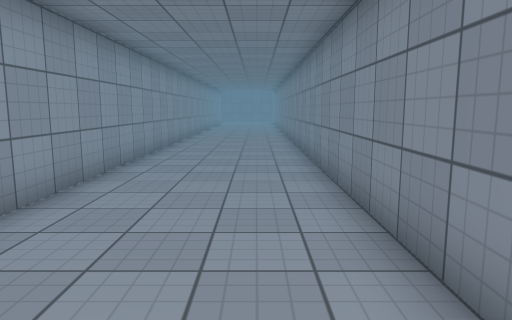
view 1 (above)

24 first-person views from a walk through a 3-D level made in the Unity game engine. The camera is 1.4 m above the floor, tilts 8° down and sees 70° across. The floor is counted in squares, 1 m on a side. Each view is taken from the middle of a square. On the plan, view 1 faces up. The plan holds only what a view shows up to about 16 squares ahead; the rest is blank. The place goes on beyond the plan. The player character is not drawn. Surface patterns are stand-ins for the level's own textures.

view 2
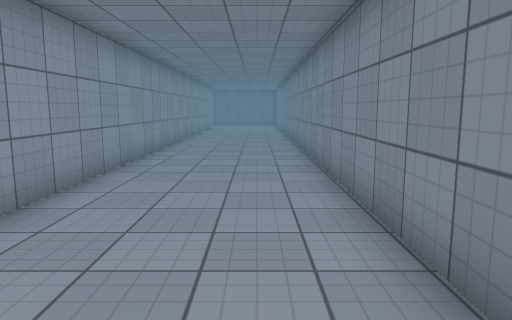

view 3
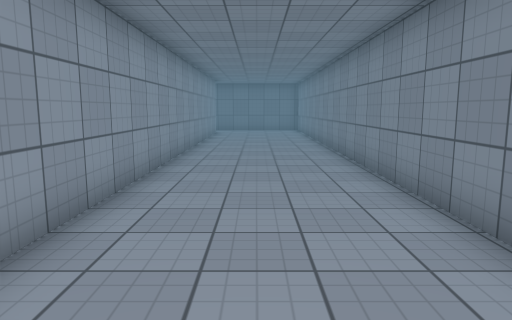

view 4
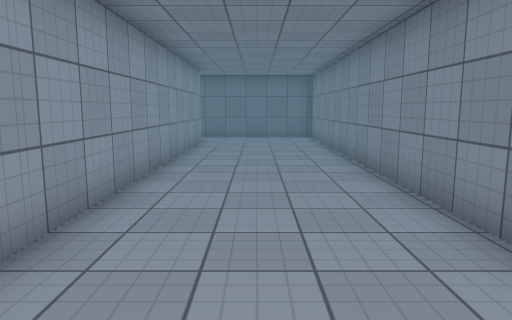

view 5
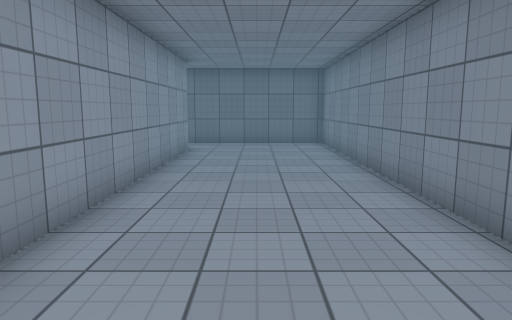

view 6
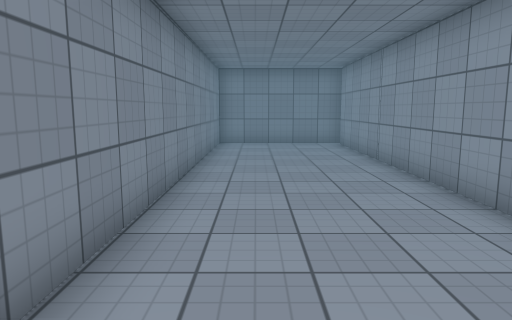

view 7
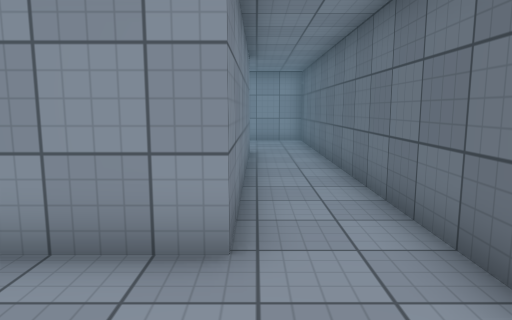

view 8
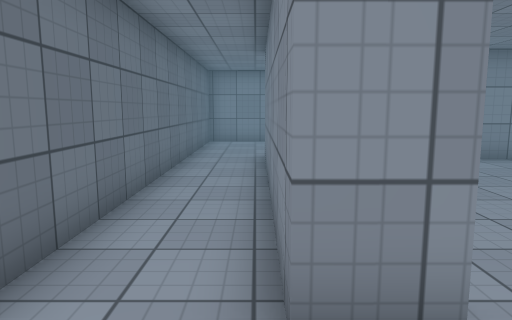

view 9
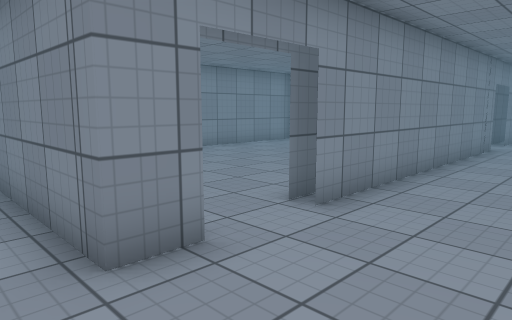

view 10
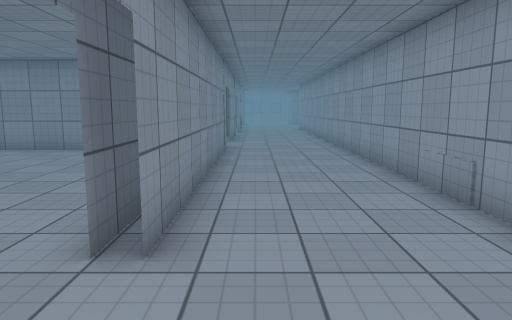

view 11
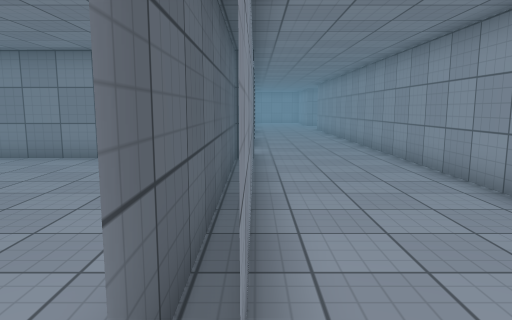

view 12
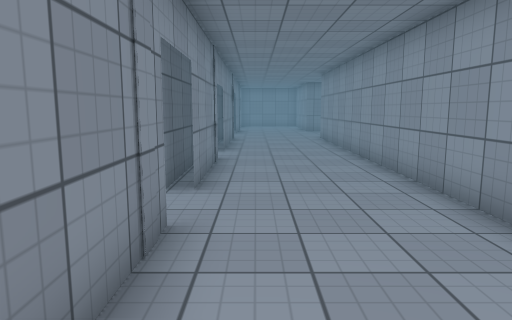

view 13
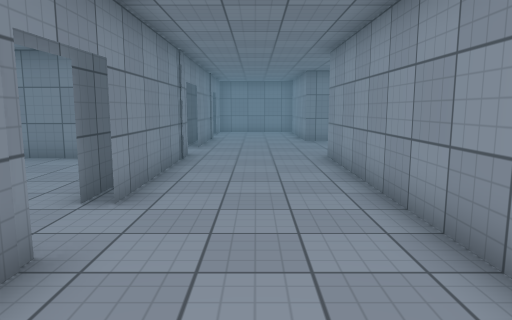

view 14
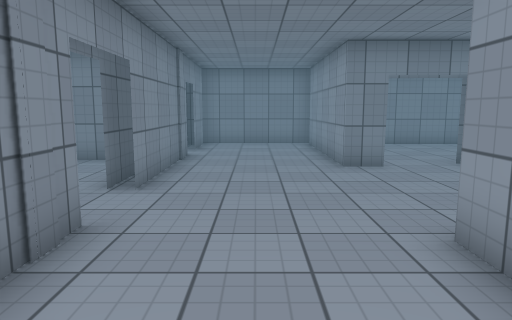

view 15
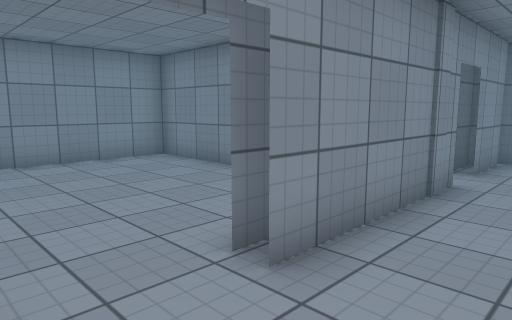

view 16
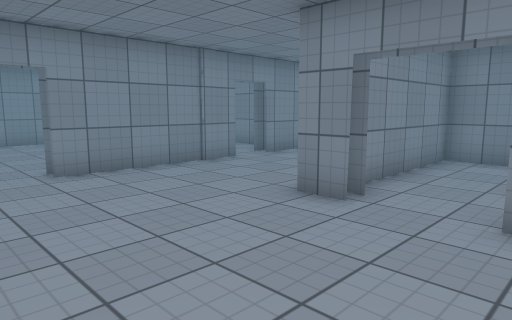

view 17
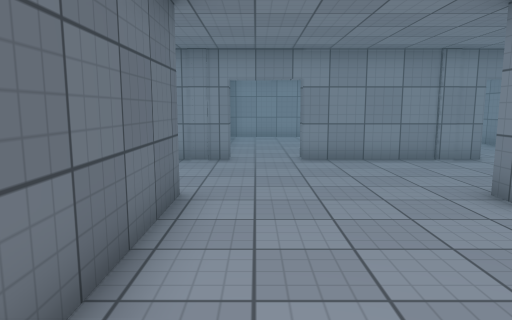

view 18
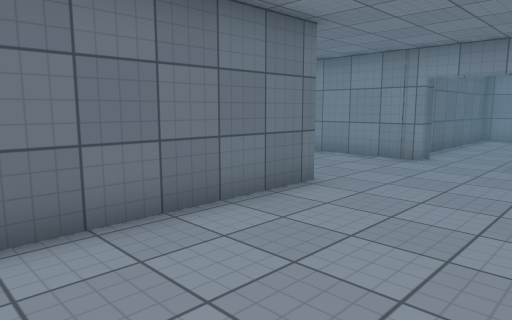

view 19
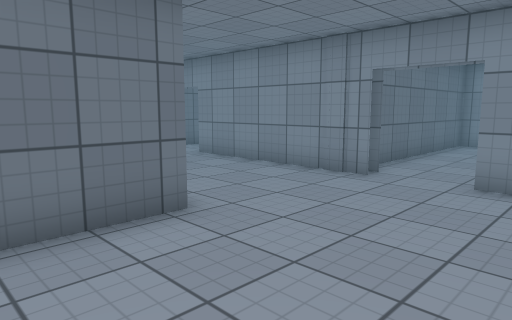

view 20
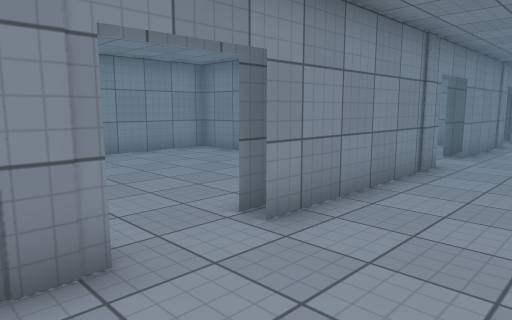

view 21
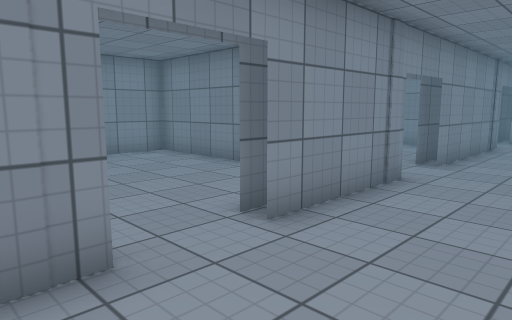

view 22
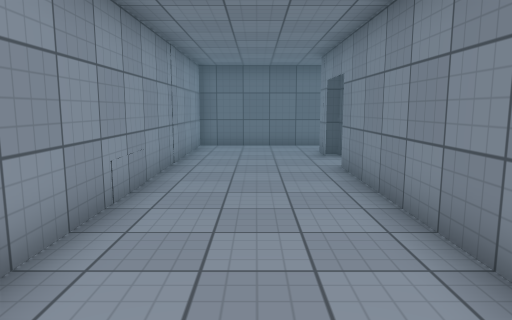

view 23
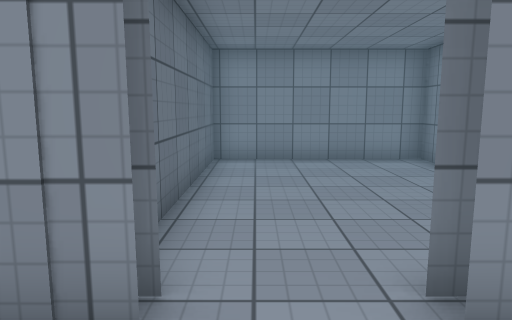

view 24
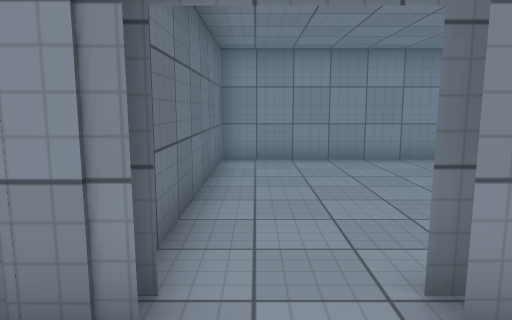

### Floor plan
Ten units are one square. View 1 is at (0, 0); x grows to the right and y downward. Boxes are objects, and circles mark ways between rooms. Rooms are numbered by the first view taken in them; rooms with no view inside come last. Other rooms are left out.
<svg viewBox="-218 -385 241 410">
<path fill="none" stroke="#000" d="M-46 -357 -34 -357 -34 16M-35 20 15 20 18 -380 -44 -380M-119 -166 -119 -208M-114 -178 -114 -208M-119 -226 -119 -328M-114 -109 -114 -148M-114 -237 -114 -244M-119 -86 -119 -148M-114 -254 -114 -328M-172 -42 -161 -41 -161 16M-172 -37 -167 -37M-114 -38 -114 -68M-119 -16 -119 -68M-119 -346 -119 -358 -46 -357M-114 -348 -114 -353 -120 -353M-114 12 -114 -5M-119 17 -119 -5M-162 20 -118 20M-44 -380 -161 -380 -161 -93 -213 -93M-76 -236 -42 -236M-39 -252 -39 -297M-95 -97 -38 -97M-39 -89 -39 -169 -109 -170M-72 -30 -33 -30M-102 -30 -90 -30M-39 -29 -39 -89M-33 -92 -102 -92M-79 -174 -39 -174 -39 -232 -97 -232"/>
<circle cx="-50" cy="-370" r="3" fill="#2a7"/>
<circle cx="-120" cy="-335" r="3" fill="#2a7"/>
<circle cx="-120" cy="-155" r="3" fill="#2a7"/>
<circle cx="-120" cy="-75" r="3" fill="#2a7"/>
<circle cx="-120" cy="-215" r="3" fill="#2a7"/>
<text x="-10" y="-180">1</text>
<text x="-150" y="-170">2</text>
<text x="-80" y="-290">3</text>
<text x="-80" y="-130">4</text>
<text x="-80" y="-60">5</text>
<text x="-80" y="-200">6</text>
</svg>
Room 1 opens to room 2. Room 2 opens to room 3. Room 2 opens to room 4. Room 2 opens to room 5. Room 2 opens to room 6.

Where each view was taken, in squares from view 1:
view 1: 0 up, 0 right, facing up
view 2: 7 up, 0 right, facing up
view 3: 14 up, 1 left, facing up
view 4: 20 up, 1 left, facing up
view 5: 23 up, 1 left, facing up
view 6: 13 up, 0 right, facing down
view 7: 36 up, 0 right, facing left
view 8: 36 up, 14 left, facing right
view 9: 37 up, 15 left, facing down-right
view 10: 36 up, 13 left, facing down
view 11: 34 up, 12 left, facing down
view 12: 27 up, 13 left, facing down
view 13: 20 up, 14 left, facing down
view 14: 13 up, 14 left, facing down
view 15: 9 up, 14 left, facing down-right
view 16: 9 up, 20 left, facing down-right
view 17: 8 up, 22 left, facing right
view 18: 5 up, 22 left, facing up-right
view 19: 5 up, 19 left, facing up-right
view 20: 18 up, 15 left, facing down-right
view 21: 24 up, 15 left, facing down-right
view 22: 24 up, 14 left, facing up
view 23: 22 up, 14 left, facing right
view 24: 16 up, 14 left, facing right
